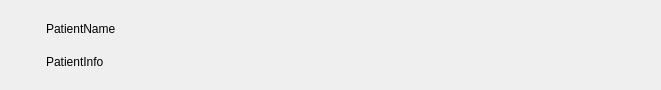
<?xml version="1.0" encoding="UTF-8"?>
<ui version="4.0">
 <class>patientWindowContainer</class>
 <widget class="QWidget" name="patientWindowContainer">
  <property name="geometry">
   <rect>
    <x>0</x>
    <y>0</y>
    <width>661</width>
    <height>90</height>
   </rect>
  </property>
  <property name="sizePolicy">
   <sizepolicy hsizetype="Preferred" vsizetype="Minimum">
    <horstretch>0</horstretch>
    <verstretch>0</verstretch>
   </sizepolicy>
  </property>
  <property name="windowTitle">
   <string>Form</string>
  </property>
  <layout class="QGridLayout" name="gridLayout" rowstretch="0" columnstretch="0,8">
   <property name="leftMargin">
    <number>6</number>
   </property>
   <property name="topMargin">
    <number>6</number>
   </property>
   <property name="rightMargin">
    <number>6</number>
   </property>
   <property name="bottomMargin">
    <number>6</number>
   </property>
   <item row="0" column="1">
    <widget class="QWidget" name="patientInfoContainer" native="true">
     <layout class="QVBoxLayout" name="verticalLayout" stretch="0,0">
      <item>
       <widget class="QLabel" name="patientName">
        <property name="text">
         <string>PatientName</string>
        </property>
       </widget>
      </item>
      <item>
       <widget class="QLabel" name="patientInfo">
        <property name="text">
         <string>PatientInfo</string>
        </property>
       </widget>
      </item>
     </layout>
    </widget>
   </item>
   <item row="0" column="0">
    <widget class="QWidget" name="patientImageContainer" native="true">
     <property name="sizePolicy">
      <sizepolicy hsizetype="Minimum" vsizetype="Minimum">
       <horstretch>0</horstretch>
       <verstretch>0</verstretch>
      </sizepolicy>
     </property>
     <layout class="QGridLayout" name="gridLayout_2" rowstretch="0">
      <item row="0" column="0">
       <widget class="RoundedImageLabel" name="patientImage">
        <property name="enabled">
         <bool>true</bool>
        </property>
        <property name="sizePolicy">
         <sizepolicy hsizetype="Preferred" vsizetype="Preferred">
          <horstretch>0</horstretch>
          <verstretch>0</verstretch>
         </sizepolicy>
        </property>
        <property name="minimumSize">
         <size>
          <width>0</width>
          <height>0</height>
         </size>
        </property>
        <property name="maximumSize">
         <size>
          <width>60</width>
          <height>60</height>
         </size>
        </property>
        <property name="text">
         <string/>
        </property>
        <property name="textFormat">
         <enum>Qt::TextFormat::RichText</enum>
        </property>
        <property name="pixmap">
         <pixmap>../../_internal/resources/imgs/placeholder_profile.png</pixmap>
        </property>
        <property name="scaledContents">
         <bool>true</bool>
        </property>
       </widget>
      </item>
     </layout>
    </widget>
   </item>
  </layout>
 </widget>
 <customwidgets>
  <customwidget>
   <class>RoundedImageLabel</class>
   <extends>QLabel</extends>
   <header>roundedimagelabel.h</header>
  </customwidget>
 </customwidgets>
 <resources/>
 <connections/>
</ui>
